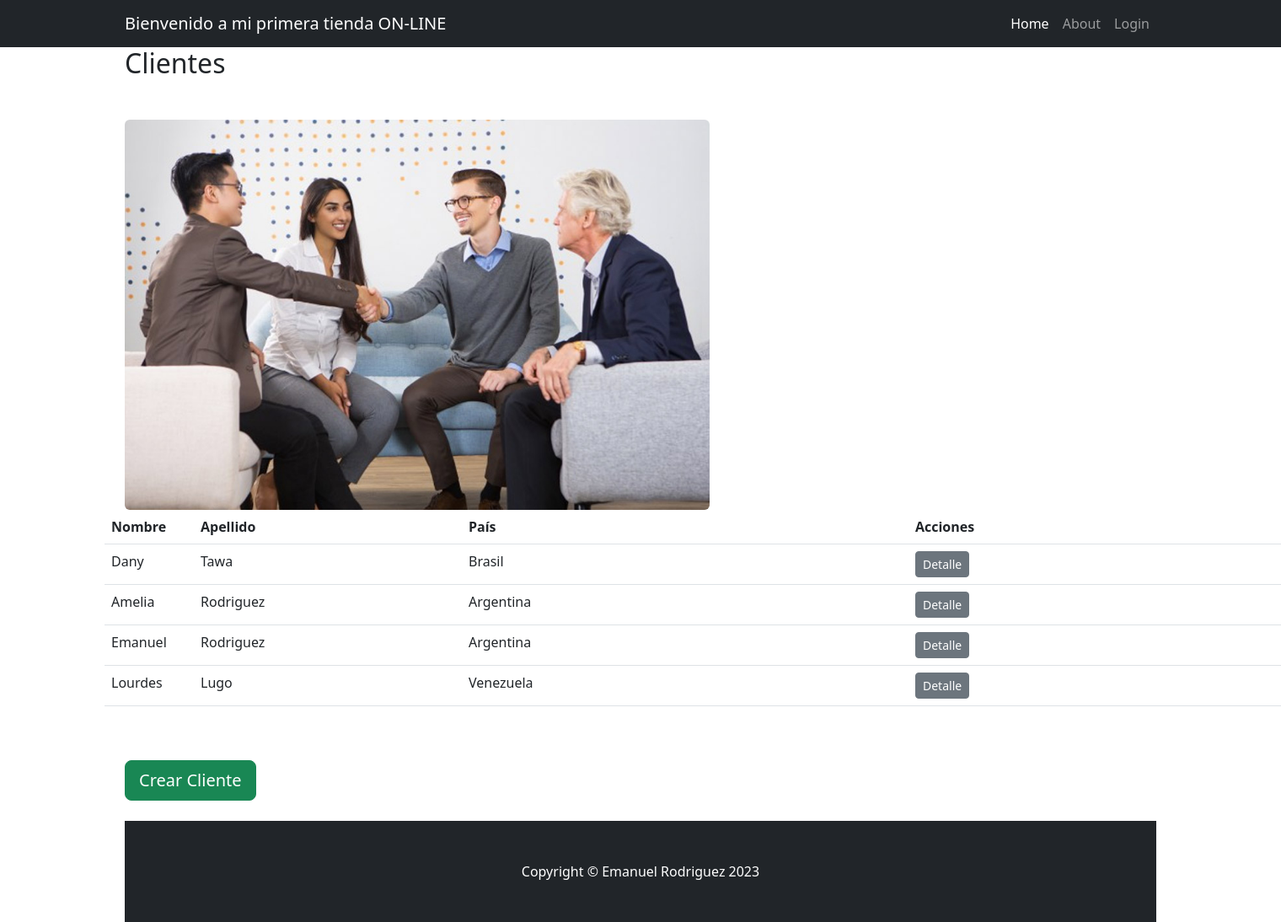
Before: /cliente/ with the older database file.
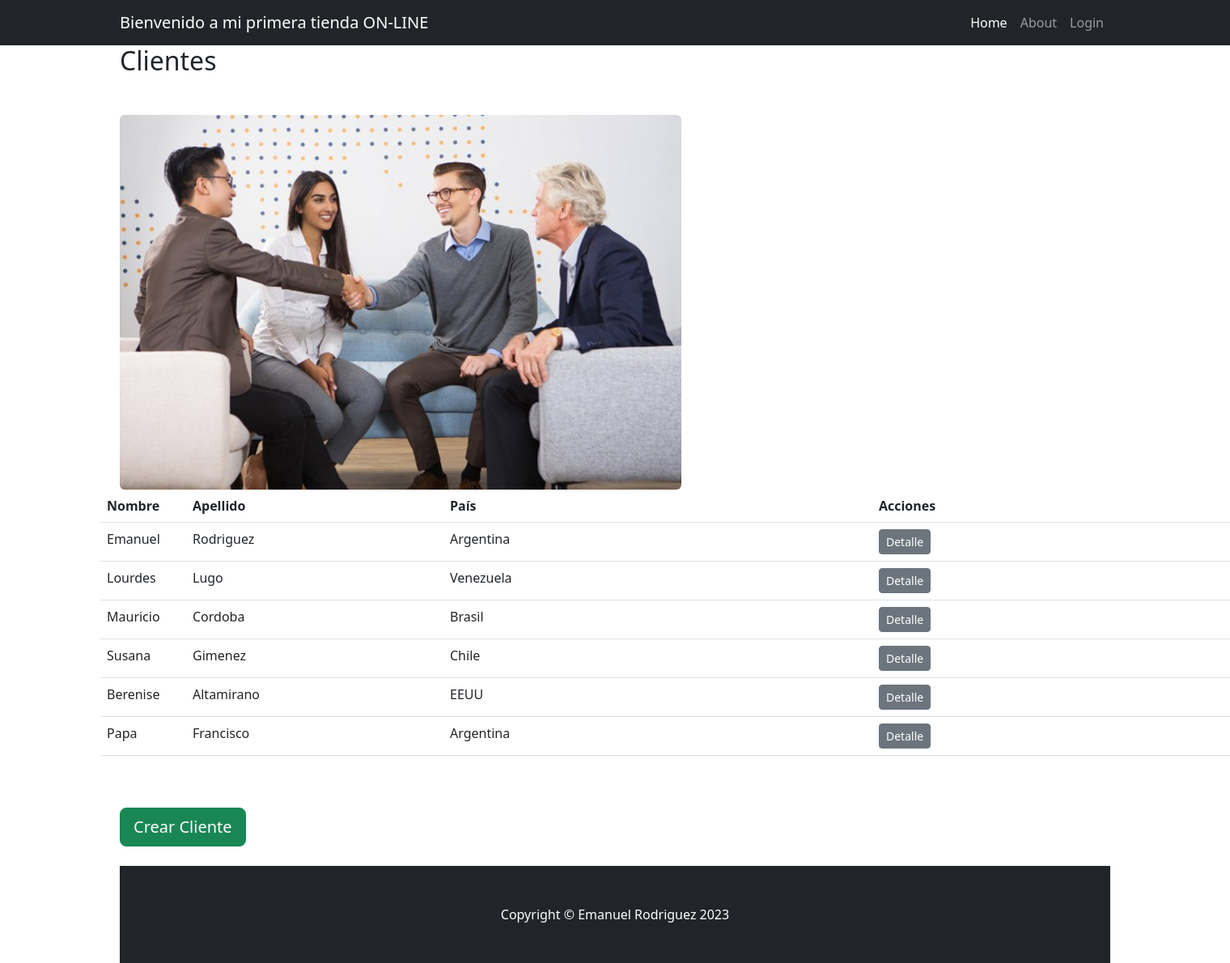
After: the same page with the newer database file.
### cliente/models.py (models this page shows, shortened)
class Cliente(models.Model):
    nombre = models.CharField(max_length=100)
    apellido = models.CharField(max_length=100)
    nacimiento = models.DateField(null=True)
    pais_origen_id = models.ForeignKey(Pais, on_delete=models.SET_NULL, null=True, blank=True)
    imagen = models.ImageField(upload_to='images/', null=True, blank=True)

class Pais(models.Model):
    nombre = models.CharField(max_length=100)

### cliente/views.py (the view)
# urls.py: path("", views.ClienteList.as_view(), name="index"),
class ClienteList(ListView):
    model = models.Cliente
    def get_queryset(self):
        if self.request.GET.get("buscar"):
            consulta = self.request.GET.get("buscar")
            object_list = models.Cliente.objects.filter(nombre__icontains=consulta)
        else:
            object_list = models.Cliente.objects.all()
        return object_list

### cliente/templates/cliente/cliente_list.html (shortened to what this page needs)
{% extends "home/base.html" %}
{% load static %}
{% block title %}
    <h2>Clientes</h2>
{% endblock title %}
{% block content %}
    <div class="row gx-4 gx-lg-5 align-items-center my-5">
        <div class="col-lg-7">
            <img class="img-fluid rounded mb-4 mb-lg-0"
                 src=" {% static 'home/img/clientes.jpeg' %}" />
        </div>
        <table class="table table-hover table-responsive table-condensed" border="0">
            <thead>
                <tr class="d-flex">
                    <th class="col-1">Nombre</th>
                    <th class="col-3">Apellido</th>
                    <th class="col-5">País</th>
                    <th class="col-7">Acciones</th>
                </tr>
            </thead>
            <tbody>
                {% for cliente in object_list %}
                    <tr class="d-flex">
                        <td class="col-1">
                            {{ cliente.nombre | capfirst }}
                            <td class="col-3">
                                {{ cliente.apellido | capfirst }}
                                <td class="col-5">
                                    {{ cliente.pais_origen_id.nombre| capfirst }}
                                    <td class="col-7">
                                        <div class="btn-group">
                                            <a href="{% url 'cliente:cliente_detail' cliente.id %}"
                                               class="btn btn-secondary btn-sm">Detalle</a>
                                        </div>
                                    </tr>
                                {% empty %}
                                    <tr class="d-flex">
                                        <td colspan="3">No se encontraron resultados.</td>
                                    </tr>
                                {% endfor %}
                            </tbody>
                        </table>
                    </div>
                    <div class="col-6">
                        <a href="{% url 'cliente:cliente_create' %}"
                           class="btn btn-success btn-lg mb-4 ">Crear Cliente</a>
                    </div>
                {% endblock content %}

Changed rows visible on the page:
removed Cliente: nombre "Dany", apellido "Tawa", pais_origen_id.nombre "Brasil"
removed Cliente: nombre "Amelia", apellido "Rodriguez", pais_origen_id.nombre "Argentina"
added Cliente: nombre "Mauricio", apellido "Cordoba", pais_origen_id.nombre "Brasil"
added Cliente: nombre "Susana", apellido "Gimenez", pais_origen_id.nombre "Chile"
added Cliente: nombre "Berenise", apellido "Altamirano", pais_origen_id.nombre "EEUU"
added Cliente: nombre "Papa", apellido "Francisco", pais_origen_id.nombre "Argentina"
